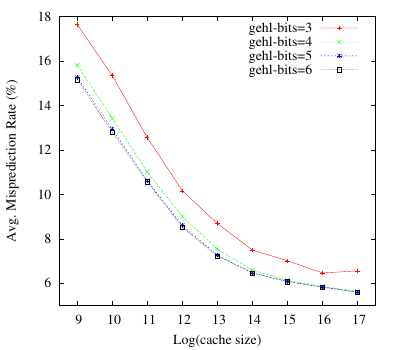

Recreate this plot in gnuplot.
set terminal postscript eps enhanced font "Times-Roman" 20
set size 0.8, 1.0
set output "graph3-acc.eps"

set xrange[8.5:17.5]
set yrange[5:18]

set xlabel "Log(cache size)"
set ylabel "Avg. Misprediction Rate (%)"
#set title "Graph 3 various saturating bit counters"

plot 'graph3.dat' using ($1):($2) title 'gehl-bits=3' with linespoints lc rgbcolor 'red',\
     'graph3.dat' using ($1):($4) title 'gehl-bits=4' with linespoints lc rgbcolor 'green',\
     'graph3.dat' using ($1):($6) title 'gehl-bits=5' with linespoints lc rgbcolor 'blue',\
     'graph3.dat' using ($1):($8) title 'gehl-bits=6' with linespoints lc rgbcolor 'black'
